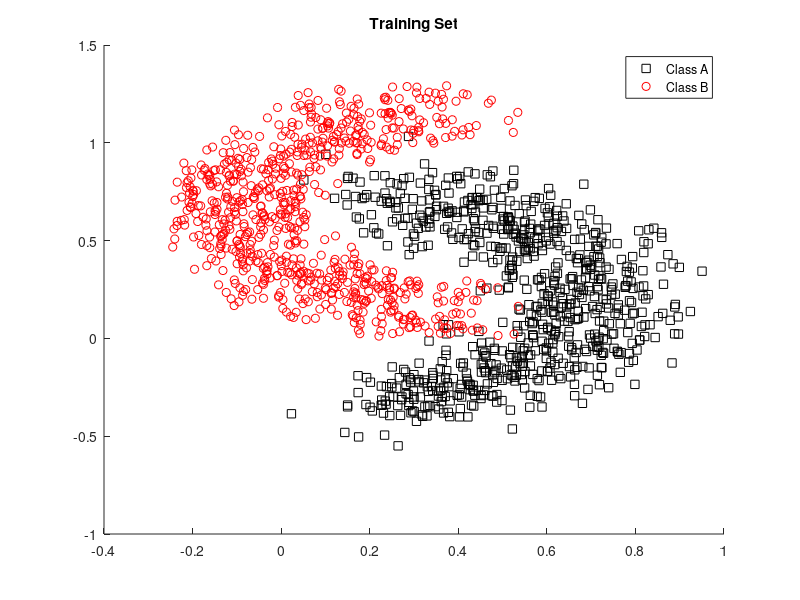

The MATLAB source for this figure: (Note: this script raises an error after producing the figure.)
clc
clear all
close all

load('banana.mat');
% load('spiral.mat');


%Determination of the training set. This training set includes 75% of each Table A and B

TrainingSetA = A(1:length(A)*3/4,:);
TrainingSetB = B(1:length(B)*3/4,:);

%This figure depicts the two classes of the training set.
figure();
hold on
plot(A(1:length(A)*3/4,1),A(1:length(A)*3/4,2),'ks');
plot(B(1:length(B)*3/4,1),B(1:length(B)*3/4,2),'ro');
legend('Class A','Class B');
hold off
title('Training Set')

%Determination of the test set. This test set includes 25% of each Table A and B
TestSet = [A(length(A)*3/4+1:length(A),:) ; B(length(B)*3/4+1:length(B),:)];
TrainingSet = [TrainingSetA;TrainingSetB];

%% --------------EXCERCISE1-------------

%Prior Probabilities
pr_classA = size(A,1)/(size(A,1)+size(B,1));
pr_classB = size(B,1)/(size(A,1)+size(B,1)) ;


%means covariance matrix
sumAx=0;
sumAy=0;
sumBx=0;
sumBy=0;
for i=1:size(TrainingSetA,1)
   sumAx = sumAx + TrainingSetA(i,1);
   sumAy = sumAy + TrainingSetA(i,2);
   sumBx = sumBx + TrainingSetB(i,1);
   sumBy = sumBy + TrainingSetB(i,2);
end
meanA = [sumAx sumAy]/size(TrainingSetA,1);
meanB = [sumBx sumBy]/size(TrainingSetA,1);

%covariance matrix
covA = cov(TrainingSetA);
covB = cov(TrainingSetB);
 
%Probability of the test dataset to 
%belong in class A or class B
pA = mvnpdf(TestSet,meanA,covA);
pB = mvnpdf(TestSet,meanB,covB);


%classification1
classification=zeros(size(TestSet));
for i=1:size(TestSet,1)
   
    if pA(i)>pB(i)
        classification(i,1)=1;
        classification(i,2)=0;
    else
        classification(i,1)=0;
        classification(i,2)=1;
    end
end
 
%efficiency evaluation and error rate
labels=[[ones(length(TestSet)*1/2,1) zeros(length(TestSet)*1/2,1)]; [zeros(length(TestSet)*1/2,1) ones(length(TestSet)*1/2,1) ]];
[C, rate] = confmat(classification, labels);
accuracy=rate(1,2)/length(TestSet);
error_rate=1-accuracy;


%% ------------EXERCISE2-------------

%EM algorithm
num_ellipse=3;
figure();
[loglA mogA] = em_mog(TrainingSetA,num_ellipse,2);
figure();
[loglB mogB] = em_mog(TrainingSetB,num_ellipse,2);

%Posterior Probability
sumA=0;
sumB=0;
for i=1:num_ellipse 
pA = mogA{i}.PI*mvnpdf(TestSet,mogA{i}.MU,mogA{i}.SIGMA);
pB = mogB{i}.PI*mvnpdf(TestSet,mogB{i}.MU,mogB{i}.SIGMA);
sumB = sumB + pB;
sumA = sumA + pA;
end

%classification2
classification2=zeros(size(TestSet));
for i=1:size(TestSet,1)
   
    if sumA(i) > sumB(i)
        classification2(i,1)=1;
        classification2(i,2)=0;
    else
        classification2(i,1)=0;
        classification2(i,2)=1;
    end
end

%efficiency evaluation and error rate
labels2=[[ones(length(TestSet)*1/2,1) zeros(length(TestSet)*1/2,1)]; [zeros(length(TestSet)*1/2,1) ones(length(TestSet)*1/2,1) ]];
[C2, rate2] = confmat(classification2, labels);
accuracy2=rate2(1,2)/length(TestSet);
error_rate2=1-accuracy2;





